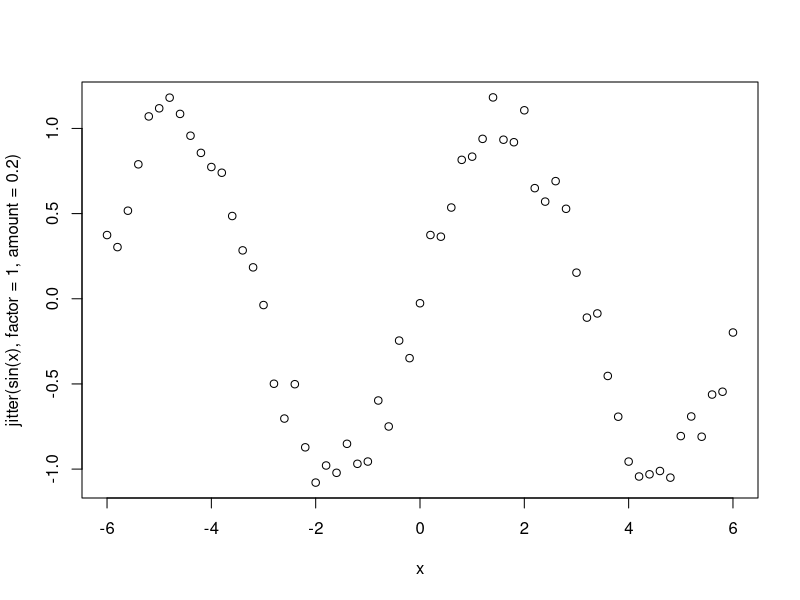

Write R code to recreate this figure.
## ---- chunk 1
sample(c("yes","no","maybe"), replace = TRUE, 10, prob=c(0.8,0.1,0.1))
## ---- chunk 2
seq(along.with = 15:11) == seq_along(1:5) # 1 2 3 4 5
seq(4,11, length=20)
seq(4,11, by=3.2)
## ---- chunk 3
seq(as.Date("2000/1/1"), by = "month", length.out=12)
## ---- chunk 4
rep(c(1,2), times = 10) # 1 2 1 2 ...
rep(c(1,2), each = 10) # 111..222...
## ---- chunk 5
y <- rnorm(1000); z <- rep(NA,1000)
messy_data <- sample(c(y,z), 100)
my_na <- is.na(messy_data) # gives us a logical vector of where the NAs are
## ---- chunk 6
totalNAs <- sum(my_na); print(totalNAs)
## ---- chunk 7
x <- seq(-6, 6, by=0.2)
plot(x, jitter(sin(x), factor = 1, amount = 0.2))
## ---- chunk 8
x <- list(numbers = 5:8, appletree = "a", age = 30)
class(x[1])
class(x[[1]])
x$appletree
x$numbers
## ---- chunk 9
x <- 11:20
x[2:10]  # equivalent to `x[-1]`, "all but index 1"
x[c(-1,-5,-6)] # equivalent to x[-c(1,5,6)]
## ---- chunk 10
x <- 1:10
x[x > 6]
## ---- chunk 11
x <- 1:5
u <- x > 3 # F F F T T
x[u]
## ---- chunk 12
x <- list(a = "ok", b = 3.2, c = 11:14)
identical(x[[1]], x$a)
identical(x[[1]], x["a"])  # x["a"] == x$a
## ---- chunk 13
x <- list(a = "ok", b = 3.2, c = 11:14)
x[[c(3,2)]] # 2nd elem of the 3rd elem
## ---- chunk 14
x <- list(berries = 1:4, pennies = "a")
name <- "berries"
x[[name]]
x$name
## ---- chunk 15
x <- matrix(1:6, 2, 3); print(x)
x[2,1]
x[1, ]  # first row
x[, 2]  # second column
## ---- chunk 16
x[2, , drop = FALSE]
## ---- chunk 17
x <- list(lamp = 1:3, lantern = 18:14)
x$la
x$lam
x[["lam"]]
x[["lam", exact = FALSE]]
## ---- chunk 18
x <- c(1,2,NA,4,NA)
bad <- is.na(x)
x[!bad]
## ---- chunk 19
y <- c(NA,2,3,4,NA)
good <- complete.cases(x,y); print(good)
x[good]
y[good]
## ---- chunk 20
fac <- sample(LETTERS[1:3], 5, replace = TRUE)
d <- data.frame(x = 1:5, y = 6:10, fac = fac)
d[1,2] <- NA; d[2,3] <- NA
good <- complete.cases(d)
## ---- chunk 21
d[good, ]
